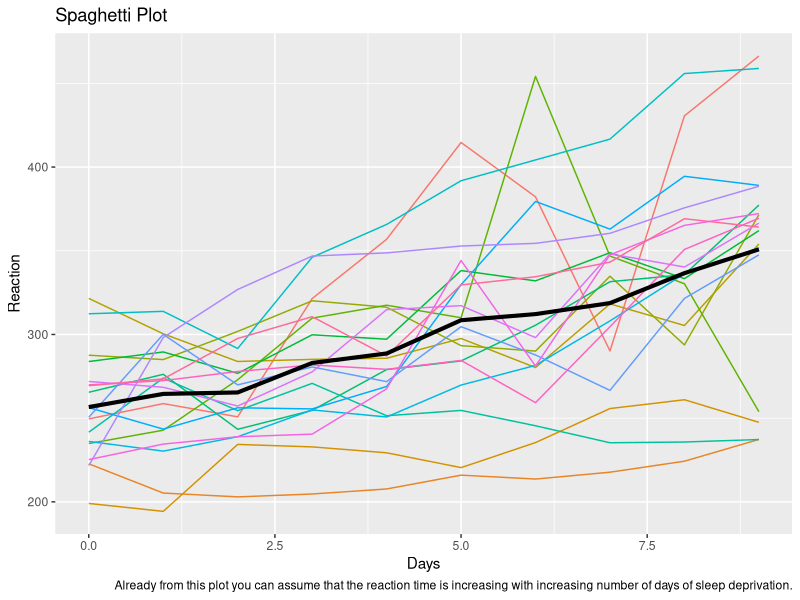
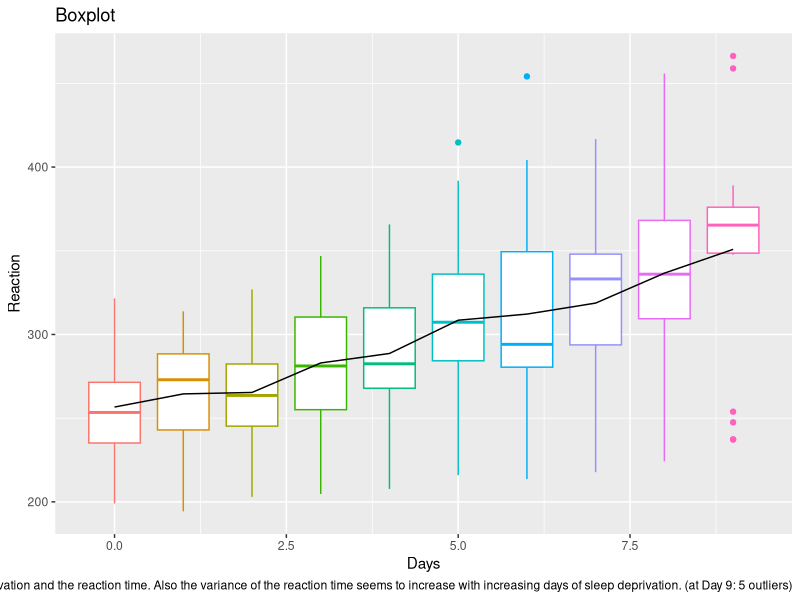
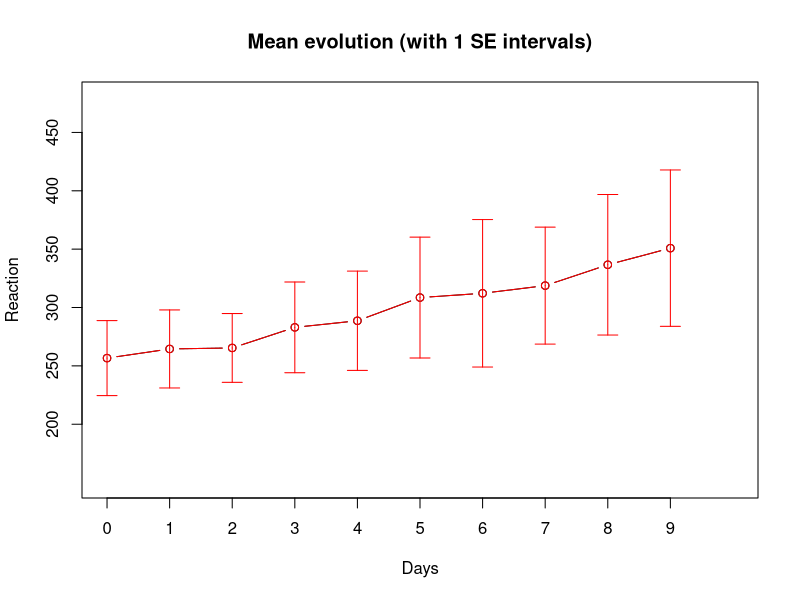
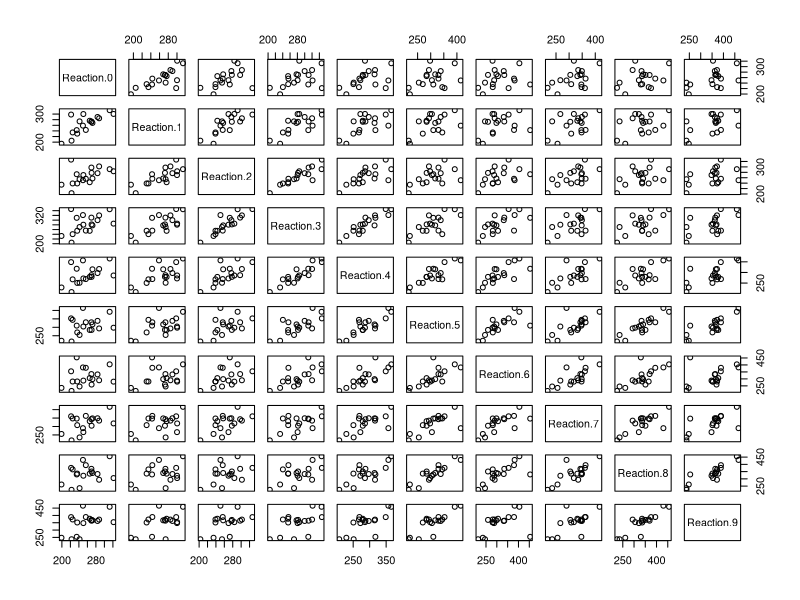
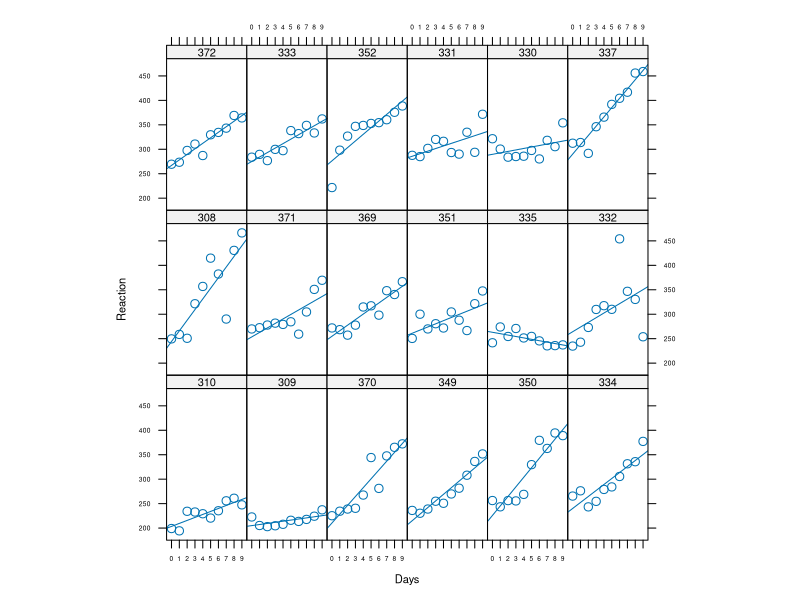
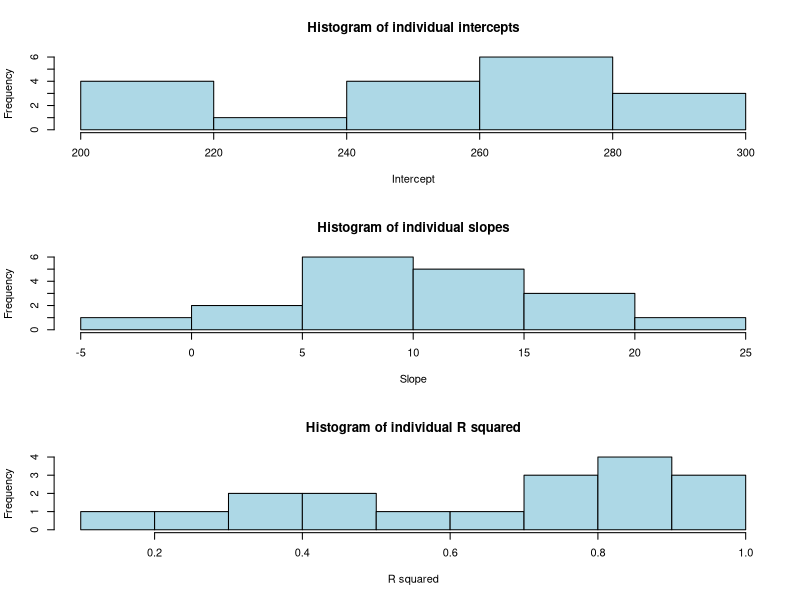
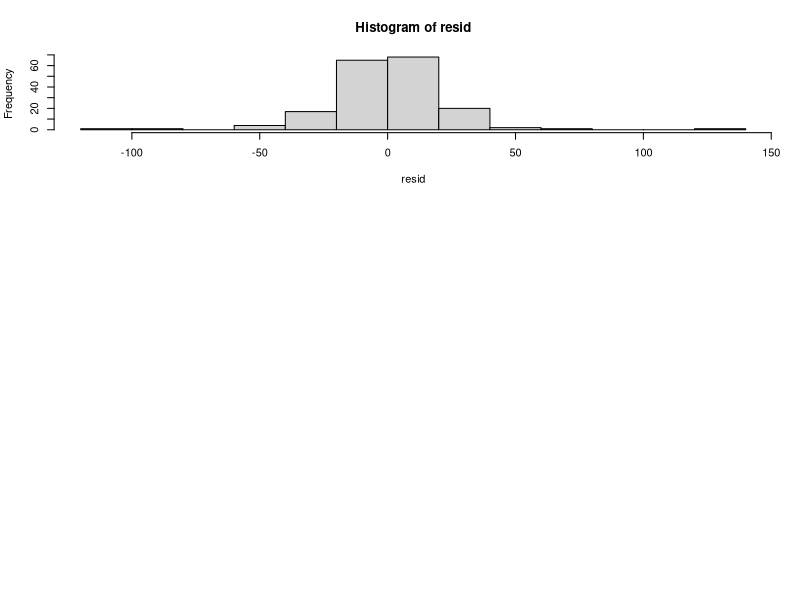

Here is the R script that generated these plots, in order:
## ---- chunk 1
knitr::opts_chunk$set(echo = FALSE)
## ---- chunk 2
library(tidyverse)
library(lattice)
library(lme4)
library(arm)
#library(pkbrtest)
library(ggplot2)
## ---- chunk 3
sleep <- read.table('sleep.txt')
head(sleep, 12)
## ---- chunk 4
average_reaction_time <- sleep %>%
  group_by(Days) %>%
  summarise(mean_reaction_time   = mean(Reaction),
            median_reaction_time = median(Reaction),
            sd_reaction_time     = sd(Reaction))

sleep_spag_plot <- ggplot(sleep) +
  geom_line(aes(Days, Reaction, colour=factor(Subject)),
            show.legend=FALSE) +
  geom_line(data= average_reaction_time,
            aes(Days, mean_reaction_time),
            colour = "BLACK",
            size   = 1.4) + 
  labs(title   = "Spaghetti Plot",
       caption = "Already from this plot you can assume that the reaction time is increasing with increasing number of days of sleep deprivation.")
sleep_spag_plot

# TODO axes benoemen
## ---- chunk 5
ggplot(sleep) + 
  geom_boxplot(aes(Days, Reaction, colour=factor(Days)),
               show.legend = FALSE) +
  geom_line(data   = average_reaction_time,
            aes(Days, mean_reaction_time),
            colour = "black",
            size   = 0.5) +
  labs(title   = "Boxplot",
       caption = "It seems as if there's a linear trend between the number of days of sleep deprivation and the reaction time. Also the variance of the reaction time seems to increase with increasing days of sleep deprivation. (at Day 9: 5 outliers)")
       
       ##TODO add violin plot, add axis      
## ---- chunk 6
sleep.mean <- tapply(sleep$Reaction, list(sleep$Days), mean)
sleep.sd   <- tapply(sleep$Reaction, list(sleep$Days), sd)
sleep.var  <- tapply(sleep$Reaction, list(sleep$Days), var)
sleep.n    <- table(sleep$Days)

overview   <- cbind(c(0:9), sleep.mean, sleep.sd, sleep.var, sleep.n)
colnames(overview) <- c('Days', 'Mean', 'SD', 'Var', 'n')
knitr::kable(round(overview, 2), "pandoc")
## ---- chunk 7
## TODO? change to ggplot instead of plot?
## example:
# sleep_descr_stats <- sleepf %>%
#   dplyr::group_by(days) %>%
#   dplyr::summarise(reaction_mean  = mean(reaction),
#                    reaction_sd    = sd(reaction)) %>% 
#   dplyr::mutate(reaction_upper_se = reaction_mean + reaction_sd,
#                 reaction_lower_se = reaction_mean - reaction_sd) %>% 
#   dplyr::ungroup()
#
# ggplot2::ggplot() +
# geom_line(aes(x=days, y=reaction_mean, group=1),
#          size=1) +
# geom_errorbar(aes(x=days, ymin=reaction_lower_se, ymax=reaction_upper_se),
#               size=.4,
#              alpha=.6)

# General function to plot error bars
errbar <- function(x, y, height, width, lty=1, col="black"){
  arrows(x, y, x, y+height,
         angle  = 90,
         length = width,
         lty    = lty,
         col    = col)
  arrows(x, y, x, y-height,
         angle  = 90,
         length = width,
         lty    = lty,
         col    = col)
}

## Plotting mean evolution
plot(c(0:9), overview[,2] ,
     type = "b",
     xlim = c(0,10),
     ylim = c(150,480),
     xlab = "Days",
     ylab = "Reaction",
     axes = F,
     main = "Mean evolution (with 1 SE intervals)")

axis(side=1,at=c(0:9),labels=c(0:9))
axis(side=2,at=seq(200,450,50))

box()
points(c(0:9), overview[,2],
       type="b",
       col="red")
errbar(c(0:9), overview[,2], sleep.sd, 0.1,
       col="red")
## ---- chunk 8
## Reshaping the data into a wide form
sleep.resh <- reshape(sleep,
                      timevar   = "Days",
                      idvar     = c("Subject"),
                      direction = "wide")
knitr::kable(sleep.resh, "pandoc")
## ---- chunk 9
# check normality of variables Reaction.X
for (i in c(2:11)){
  print(shapiro.test(sleep.resh[,i]))
}
## ---- chunk 10
## Correlation between the Reaction scores at different days
cor(sleep.resh[, 2:11], method='spearman')

pairs(sleep.resh[, 2:11])
##TODO add cor + colours fancy plot
## ---- chunk 11
## Trellis graph
## Displaying the linear regression per person

cf <-sapply(sleep$Subject, 
            function(x) coef(lm(Reaction~Days, data=subset(sleep, Subject==x))))

Sx <-reorder(sleep$Subject, cf[1,]) 
# 
xyplot(Reaction ~ Days|Sx,
       data          = sleep,
       type          = c('p', 'r'),
       auto.key      = T,
       aspect        = "xy",
       par.settings  = list(axis.text=list(cex=0.6),
                           fontsize=list(text=8, points=10)),
       scales=list(x = list(at = c(0:9), labels = c("0","1","2", "3", "4", "5", "6", "7", "8", "9"))))
## ---- chunk 12
## Linear regression per participant of Reaction on Days

## Coefficients
lin.reg.coef  <- by(sleep, sleep$Subject,
                   function(data) coef(lm(Reaction ~ Days, data=data)))
lin.reg.coef1 <- unlist(lin.reg.coef)
names(lin.reg.coef1) <- NULL
lin.reg.coef2 <- matrix(lin.reg.coef1,
                        length(lin.reg.coef1)/2,
                        2,
                        byrow = TRUE)

## R squared
lin.reg.r.squared <- by(sleep, sleep$Subject,
                        function(data) summary(lm(Reaction ~ Days, data=data))$r.squared )
lin.reg.r.squared1<- as.vector(unlist(lin.reg.r.squared))

## Histograms
par(mfrow=c(3,1))
hist(lin.reg.coef2[,1],
     xlab = "Intercept",
     col  = "lightblue",
     main = "Histogram of individual intercepts")
hist(lin.reg.coef2[,2],
     xlab = "Slope",
     col  = "lightblue",
     main = "Histogram of individual slopes")
hist(lin.reg.r.squared1,
     xlab = "R squared",
     col  = "lightblue",
     main = "Histogram of individual R squared")

## ---- chunk 13
sleep.reml <- lmer(formula = Reaction ~ 1 + Days + (1 + Days|Subject),
                   data=sleep)
summary(sleep.reml) 
## ---- chunk 14
confint(sleep.reml,  par=5:6, method='Wald', oldNames=F)
## ---- chunk 15
confint(sleep.reml,
        method    = 'boot',
        boot.type = 'perc',
        oldNames  = F,
        nsim      = 500)
confint(sleep.reml,
        level    = 0.95,
        method   = 'profile', 
        oldNames = F)
## ---- chunk 16

## ---- chunk 17
resid <- residuals(sleep.reml)
shapiro.test(residuals(sleep.reml))
hist(resid)
## ---- chunk 18
sleep.o <- ranef(sleep.reml)$Subject
knitr::kable(head(sleep.o), format = "pandoc")
